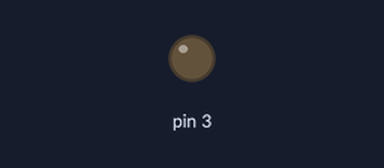
This sketch was run on a simulated Arduino Uno, built with avr-gcc and run on an emulated ATmega328P. Shown: output pins drawn as LEDs (lit = HIGH).

Above: at 0.05 s.
At 3.0 s:
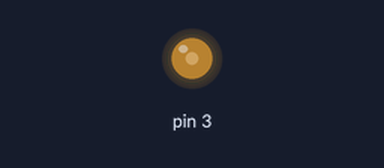
At 6.0 s:
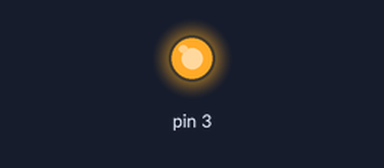
Timing chart, 0 to 7.8 s (numbered marks = the images above):
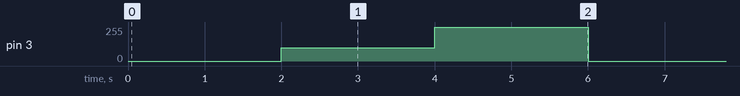

The sketch:

Pwm_Led.ino
```cpp
int AA = 0;
int BB = 100;
int CC = 255;
int fadeAmount = 5;
int delayDuration = 2000;


void setup()  {
  pinMode(3, OUTPUT);
}

void loop()  {
  analogWrite(3, AA);
  delay(delayDuration);

  analogWrite(3, BB);
  delay(delayDuration);

  analogWrite(3, CC);
  delay(delayDuration) ;
}
```

Measured:
- by itself, pin 3: repeats every 6.0 s: 255/255 2.0 s, 0/255 2.0 s, 100/255 2.0 s
